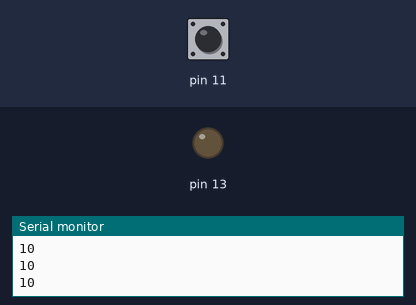
A sketch run on a simulated Arduino Uno, built with avr-gcc and run on an emulated ATmega328P. Parts: output pins drawn as LEDs (lit = HIGH), the last lines printed to the serial monitor. Inputs (shaded band) come from the test bench; at power-on: pin 11 HIGH.

Above: at 1.2 s.
1.3 s: pin 11 pulled LOW for 0.15 s
At 1.37 s:
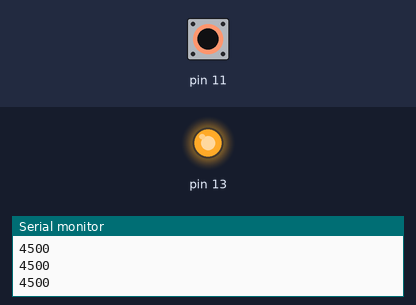
2.9 s: pin 11 pulled LOW for 3.2 s
At 7.1 s:
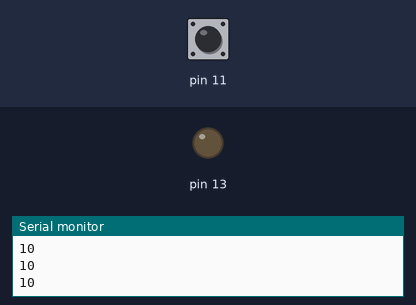
Timing chart, 0 to 8.6 s (numbered marks = the images above; inputs shaded):
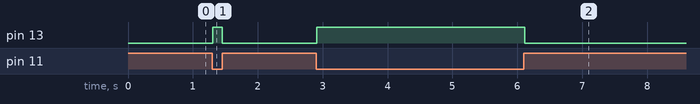

The sketch:

028-sensore-touch-capacitivo.ino
```cpp
#include <CapacitiveSensor.h>

//La libreria fornisce un oggetto da inizializzare con i pin digitali da usare
//il sensore va collegato sul pin 11
// tra 10 e 11 c'è una resistenza da 10Mohm
CapacitiveSensor touch = CapacitiveSensor(10,11);

void setup() {
  Serial.begin(9600);
  pinMode(13, OUTPUT);
  //disattiva l'autocalibrazione del sensore ???????
  //touch.set_CS_AutocaL_Millis(0xFFFFFFFF);
}

void loop() {
  //leggo il valore registrato dal sensore e specifico di fare 30 campionamenti
  long value =  touch.capacitiveSensor(30);
  Serial.println(value);
  if (value > 500) {
    digitalWrite(13, HIGH);
  } else {
    digitalWrite(13, LOW);
  }
  delay(10);
}
```

Measured:
- after the input at 1.3 s, pin 13: LOW → HIGH at once, → LOW 0.15 s later
- after the input at 2.9 s, pin 13: LOW → HIGH at once, → LOW 3.2 s later
